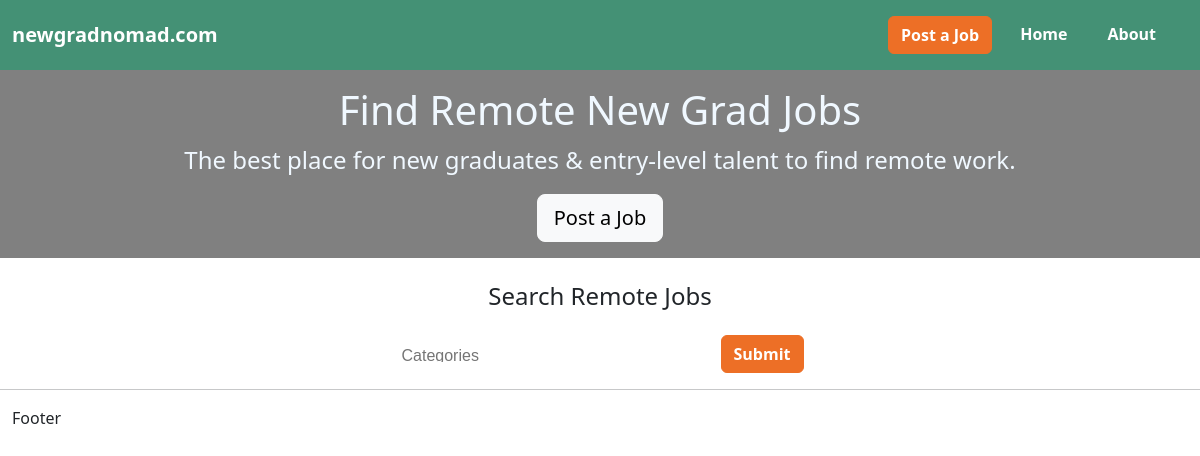
Before: / with the older database file.
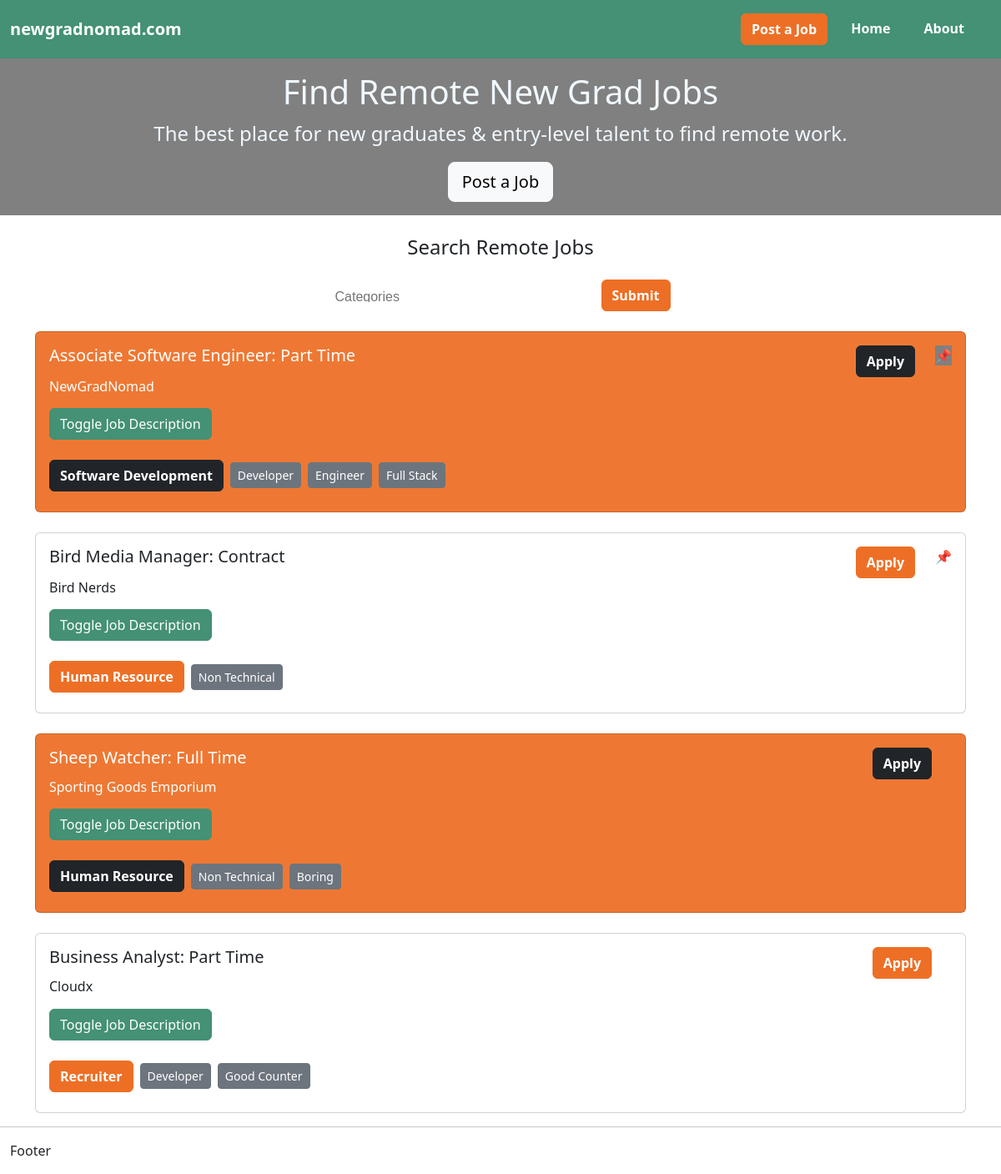
After: the same page with the newer database file.
### tables this page shows
CREATE TABLE IF NOT EXISTS `jobListings` (
  `listingID` char(10) NOT NULL,
  `companyName` varchar(256) NOT NULL,
  `positionName` varchar(256) NOT NULL,
  `positionType` varchar(256) NOT NULL,
  `primaryTag` varchar(256) NOT NULL,
  `keywords` varchar(512) NOT NULL,
  `24hrSupport` int(128) NOT NULL,
  `highlightOrange` int(128) NOT NULL,
  `pin` int(128) NOT NULL,
  `url` varchar(256) NOT NULL,
  `email` varchar(256) NOT NULL,
  `jobDescription` varchar(1028) NOT NULL,
  `postedDate` datetime NOT NULL,
  PRIMARY KEY (`listingID`)
);

### index.php (the view, shortened to what this page needs)
<?php
require_once './db_connect.php';
$searchReq = filter_input(INPUT_GET, 'searchQuery');
if ($searchReq != NULL || $searchReq != FALSE) {
  $query = $db->prepare("SELECT * FROM jobListings WHERE primaryTag like :search OR keywords like :search OR positionType like :search OR positionName like :search OR companyName like :search ORDER BY `jobListings`.`pin` DESC");
  $query->bindValue(':search', "%" . $searchReq . "%");
} else {
  $query = $db->prepare("SELECT * FROM jobListings ORDER BY `jobListings`.`pin` DESC");
}
$query->execute();
$listings = $query->fetchAll();
$date = date("Y/m/d H:i:s");
?>
<!DOCTYPE html>
<html lang="en">
<head>
  <link href="./style/NavBar.css" rel="stylesheet">
  <link href="./style/Index.css" rel="stylesheet">
  <link href="./style/HeroSection.css" rel="stylesheet">
  <link href="https://cdn.jsdelivr.net/npm/bootstrap@5.3.1/dist/css/bootstrap.min.css" rel="stylesheet">
  <link href="https://cdn.jsdelivr.net/npm/select2@4.1.0-rc.0/dist/css/select2.min.css" rel="stylesheet" />
  <link rel="stylesheet" href="https://cdn.jsdelivr.net/npm/select2-bootstrap-5-theme@1.3.0/dist/select2-bootstrap-5-theme.min.css" />
</head>
<body>
  <nav class="green-nav navbar navbar-expand-lg navbar-dark">
    <div class="container-fluid"><a href="./index.php" class="navbar-brand">newgradnomad.com</a>
      <div class="container-fluid">
        <div class="collapse navbar-collapse" id="navbarNavDropdown">
          <div class="ms-auto navbar-nav">
            <a class="nav-links nav-link" href="./pages/PostAJob.php">
              <button type="button" class="button btn btn-primary"><strong>Post a Job</strong></button>
            </a>
            <a class="nav-links nav-link" href="./index.php">
              <button type="button" class="button-hide btn btn-primary"><strong>Home</strong></button>
            </a>
            <a class="nav-links nav-link" href="./pages/about.php">
              <button type="button" class="button-hide btn btn-primary"><strong>About</strong></button>
            </a>
          </div>
        </div>
      </div>
    </div>
  </nav>
  <div class="text-center hero-container container-fluid">
    <h1 class="fs-1 text-center">Find Remote New Grad Jobs</h1>
    <p class="fs-4 lead text-center">The best place for new graduates &amp; entry-level talent to find remote work.</p>
    <a role="button" href="./pages/PostAJob.php" class=" btn btn-lg mx-1 mb-3 btn btn-light">Post a Job</a>
  </div>
  <form class="container" role="search" method="get" action="./index.php">
    <label class="text-center mt-4 form-label" style="width: 100%;">
      <h4>Search Remote Jobs</h4>
    </label>
    <div class="mt-2 d-flex align-items-center justify-content-center">
      <button type="submit" class="ms-4 button btn btn-primary"><strong>Submit</strong></button>
    </div>
  </form>
  <div class="container">
    <?php foreach ($listings as $listing) : ?>
      <?php
      $timeSincePost = strtotime($listing['postedDate']) - strtotime($date);
      $pin = false;
      $secondsPerDay = 86400;
      $secondsPerWeek = 604800;
      $secondsPerMonth = 2629800;
      if ($listing['pin'] == 99 && $timeSincePost < $secondsPerDay){
        $pin = true;
      } else if ($listing['pin'] == 199 && $timeSincePost < $secondsPerWeek){
        $pin = true;
      } else if ($listing['pin'] == 349 && $timeSincePost < $secondsPerMonth){
        $pin = true;
      }
      echo  '<div class="mt-4 card'; if ($listing['highlightOrange'] == 39) {echo ' orange-Card';} echo'">
              <div class="card-body">
                <div class="container-fluid px-0">
                  <div class="row">
                    <div class="col">
                      <div class="card-title h5'; if ($listing['highlightOrange'] == 39) {echo ' orange-Post-Font';} echo'">'.$listing['positionName'].': '.$listing['positionType'].'</div>
                    </div>
                    <div class="col-auto">
                      <a role="button" href="'.$listing['url'].'" class="'; if ($listing['highlightOrange'] == 39) {echo 'btn-dark ';} else{echo 'button btn-primary ';} echo'btn"><strong>Apply</strong></a>
                    </div>
                    <div class="col-auto">
                    '; if ($pin) {echo '<p class="" style="font-size: 16px; '; if ($listing['highlightOrange'] == 39) {echo 'background-color:gray;';} echo'">📌</p>';} echo'
                    </div>
                  </div>
                </div>
                <div class="'; if ($listing['highlightOrange'] == 39) {echo 'orange-Post-Font';} echo' h6">'.$listing['companyName'].'</div>
                <p class="mt-3">
                  <button class="btn btn-primary button-green" type="button" data-bs-toggle="collapse" data-bs-target="#'.$listing['listingID'].'" aria-expanded="false" aria-controls="'.$listing['listingID'].'" style="background-color: #449175 !important;">
                    Toggle Job Description
                  </button>
                </p>
                <div class="collapse" id="'.$listing['listingID'].'">
                  <div class="card card-body mb-2">
                  '.$listing['jobDescription'].'
                  </div>
                </div>
                <div class="tag-wrap">';
                    echo '<a class="card-link ms-0 me-2"><button type="button" class="my-2 card-link btn '; if ($listing['highlightOrange'] == 39) {echo 'btn-dark ';} else{echo 'button btn-primary ';} echo'"><strong>' . $listing['primaryTag'] . '</strong></button></a>';
                    $tags = explode(";", $listing['keywords']);
                    for ($i = 0; $i < sizeof($tags) - 1; $i++) {
                      echo '<a class="card-link ms-0 me-2"><button type="button" class="my-2 card-link button-tag btn btn-secondary btn-sm">' . $tags[$i] . '</button></a>';
                    }
                echo'
                </div>
              </div>
            </div>
        ';
      ?>
    <?php endforeach; ?>
  </div name="put job cards above this">
</body>
<footer id="footer"></footer>
</html>

### style/NavBar.css (style rules this page uses)
.green-nav { background-color: #449175 !important; font-size: large !important; font-weight: bold !important; }
.nav-links { background-color: transparent !important; border-color: #ed6f2600 !important; border-radius: 10px !important; }
.button { background-color: #ed6f26 !important; border-color: #ed6f26 !important; }
.button-hide { background-color: transparent !important; border-color: transparent !important; border-width: 0px !important; color: white !important; }

### style/Index.css (style rules this page uses)
.button-green { background-color: #449175 !important; border-color: #449175 !important; }
.orange-Post-Font { color: white !important; }
.orange-Card { background-color: #ee7833 !important; }

### style/HeroSection.css (style rules this page uses)
.hero-container { background-color: gray !important; color: aliceblue !important; padding-top: 1rem !important; }

Changed rows visible on the page:
added joblistings: positionName "Associate Software Engineer", positionType "Part Time", companyName "NewGradNomad", primaryTag "Software Development", keywords "Developer", keywords "Engineer", keywords "Full Stack", highlightOrange 39 (drawn), shown under "Search Remote Jobs"
added joblistings: positionName "Bird Media Manager", positionType "Contract", companyName "Bird Nerds", primaryTag "Human Resource", keywords "Non Technical", highlightOrange -1 (drawn)
added joblistings: positionName "Sheep Watcher", positionType "Full Time", companyName "Sporting Goods Emporium", primaryTag "Human Resource", keywords "Non Technical", keywords "Boring", highlightOrange 39 (drawn), shown under "Search Remote Jobs"
added joblistings: positionName "Business Analyst", positionType "Part Time", companyName "Cloudx", primaryTag "Recruiter", keywords "Developer", keywords "Good Counter", highlightOrange -1 (drawn), shown under "Search Remote Jobs"
